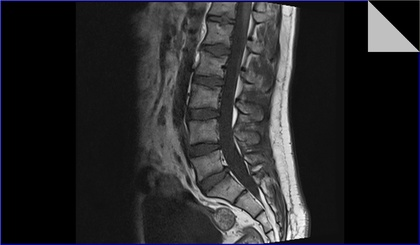
%> input picture Cervical/0B7E7411.jpg, 420 x 245 px, shrunk from 1275 x 745 before the run; its folder holds 4 pictures in this run
$ octave SVM_Train.m   (GNU Octave 9; MATLAB toolbox functions it lacks are replaced by stand-ins)
%> lines starting %> are read from the running program, lines starting %| are printed output that depends on the picture
### haralickTextureFeatures.m
function [x] = haralickTextureFeatures(coOcMat, xFeatures)
%Calculates all Haralick Features.
%
% Function call:
%   [x] = haralickTextureFeatures(coOcMat) calculates all 14 Haralick
%   Features
%	[x] = haralickTextureFeatures(coOcMat, xFeatures) calculates the
%	Haralick Features specified by xFeatures, the rest will be return as 0.
%	Use this for better legacy if you do not need all Haralick Features.
%
%
% Source:           http://haralick.org/journals/TexturalFeatures.pdf
%
%
% input:
%   'coOcMat'       Co-Occurence-Matrix,  which must be a [nxm] matrix,
%                   see matlab documentation glcm
%   'xFeatures'     (optional) - Feature(s), which should be calculated
%
% output:
%   'x' - [vector with the following feature(s):
%               x(1)  Angular Second Moment (Energy) [checked]
%               x(2)  Contrast [checked]
%               x(3)  Correlation [checked]
%               x(4)  Variance [checked]
%               x(5)  Inverse Difference Moment (Homogeneity) [checked]
%               x(6)  Sum Average [checked]
%               x(7)  Sum Variance [approxemitly (cut out zeros)]
%               x(8)  Sum Entropy [checked]
%               x(9)  Entropy [cut out zeros]
%               x(10) Difference Variance [approxemitly]
%               x(11) Difference Entropy [checked]
%               x(12) Information Measure of Correlation I [checked]
%               x(13) Information Measure of Correlation II [approxemitly]
%               x(14) Maximal Correlation Coefficient [no reference]
%
%
%
%   Example
%   ---------
%   %Load an image of M  atlab
%   I = imread('circuit.tif');
%
%	%Get the co occurence matrix (in Matlab called GLCM: Gray Level Co
%   %Occurence Matrix)
%   glcm = graycomatrix(I, 'offset', [0 1], 'Symmetric', true);
%
%	%calculate feature 4 (Variance), 5 (Inverse Difference Moment) and 6
%   %(Sum Average)
%   xFeatures = 4:6;
%   x = haralickTextureFeatures(glcm, 4:6);
%
%   %Get only the features you want
%   x = x( xFeatures )
%
%
% Notes:        If x14 Maximal Correlation Coefficient is complex then the
%               magnitude of MCC will be calculate.
%               See the haralick paper to understand the code.
%
% Info:         ver 1.1
%               - coOcMat will be checked if it is 2-dimensional
%               - Example code added
%               - more documentation
%               - fixed if-end polling (thanks to Ihsan Yassin)
%
% Author:       Rune Monzel, runemonzel(at)gmail.com
%
% See also graycomatrix, graycoprops.


% check input
if nargin == 1
    xFeatures = 1 : 14;
end

% check coOcMat for dimensions:
if ~(ismatrix(coOcMat))
    error(['\coOcMatInput must be a two dimensional matrix, '...
        'dimensional was %s.',ndims(coOcMat)']);
end

% initialize x
x = zeros(14,1);

% normalize glcm
coOcMat = coOcMat./sum(coOcMat(:));

%% Some pre-calculation:
% columns and rows
if sum(xFeatures == 2) == 1 | ... % Contrast
        sum(xFeatures == 3) == 1 | ... % Correlation
        sum(xFeatures == 4) == 1 | ... % Variance
        sum(xFeatures == 5) == 1 | ... % Inverse Difference Moment
        sum(xFeatures == 6) == 1 | ... % Sum Average
        sum(xFeatures == 7) == 1 | ... % Sum Variance
        sum(xFeatures == 8) == 1 | ... % Sum Entropy
        sum(xFeatures == 10) == 1 | ...% Difference Variance
        sum(xFeatures == 11) == 1 | ...% Difference Entropy
        sum(xFeatures == 14) == 1 % Maximal Correlation Coefficient
    sizecoOcMat = size(coOcMat);
    [col,row] = meshgrid(1:sizecoOcMat(1),1:sizecoOcMat(2));
end

% average and standarddeviation
if sum(xFeatures == 3) == 1 | ... % correlation
        sum(xFeatures == 10) == 1 % difference variance


    rowMean =  sum( row(:).*coOcMat(:) );
    colMean = sum( col(:).*coOcMat(:) );
    rowStd = sqrt( sum( (row(:)-rowMean).^2 .* coOcMat(:) ) );
    colStd = sqrt( sum( (col(:)-colMean).^2 .* coOcMat(:) ) );
end

% sum of rows p_y(i) und sum of columns p_x(j)
if sum(xFeatures == 12) == 1 |...% Information Measures of Correlation I
        sum(xFeatures == 13) == 1|... % Information Measures of Correlation II
        sum(xFeatures == 14) == 1 % Maximal Correlation Coefficient

    rowCoOcMat = sum(coOcMat,2); %sum of rows p_y(i)
    colCoOcMat = sum(coOcMat); %sum of columns p_x(i)
end

% p_x+y
if sum(xFeatures == 6)==1 |... % Sum Average
        sum(xFeatures == 7)==1 |... % Sum Variance
        sum(xFeatures == 8)==1 % Sum Entropy

    start = -(sizecoOcMat(1) -1);
    stop = sizecoOcMat(1) -1;

    % Rotate Matrix 90
    coOcMat90 = rot90(coOcMat);

    % Initilisiere p_x+y
    p_XplusY = zeros((2*sizecoOcMat(1))-1,1);

    k = 1;
    for index = start : stop
        p_XplusY(k) = sum( diag(coOcMat90,index) );
        k = k + 1;
    end
end

% Initialize  p_x-y
if sum(xFeatures == 10)==1 |... % Difference Variance
        sum(xFeatures == 11)==1 % Difference Entropy

    start = 1;
    stop = sizecoOcMat(1)-1;

    % Initialize p_XminusY
    p_XminusY = zeros(sizecoOcMat(1),1);
    p_XminusY(1) = sum (diag(coOcMat,0) );

    k = 2;
    for index = start : stop
        p_XminusY(k) = sum( [diag(coOcMat,index);
            diag(coOcMat,-index)] );
        k = k + 1;
    end
end


%% Haralick Feature Calculations
for f = xFeatures
    switch f
        case 1 % Energy (Angular Second Moment)
            x(1) = sum( coOcMat(:).^2 );

        case 2  % Contrast
            matrix = ( abs(row - col).^2 ) .* coOcMat;
            x(2) = sum( matrix(:) );

        case 3  % Correlation
            zaehler = sum ((row(:) - rowMean) .*...
                (col(:) - colMean) .*  coOcMat(:));
            denominator = rowStd * colStd;
            x(3) = zaehler/denominator;

        case 4 % Variance
            x(4) = sum( (row(:)-mean(coOcMat(:))).^2 .*coOcMat(:) );

        case 5 % Inverse Difference Moment
            x(5) = sum( coOcMat(:) ./ ( 1+ (row(:)-col(:)).^2 ) );

        case 6 % Sum Average
            x(6) = sum( (2:(2*sizecoOcMat(1)))' .* p_XplusY );

        case 7 % Sum Variance
            x(8) = - sum( p_XplusY(p_XplusY~=0) .* ...
                log(p_XplusY(p_XplusY~=0)) );

            x(7) = sum( ((2:(2*sizecoOcMat(1)))' -...
                x(12)).^2 .* p_XplusY  );

        case 8 % Sum Entropy
            if ~x(8) % if it is not calculate in case 7
                x(8) = - sum( p_XplusY(p_XplusY~=0) .*...
                    log(p_XplusY(p_XplusY~=0)) );
            end

        case 9 % Entropy
            x(9) = - sum( coOcMat(coOcMat~=0) .*...
                log2(coOcMat(coOcMat~=0)) );

        case 10 % Difference Variance
            x(10) = sum( ((0:sizecoOcMat(1)-1)' -...
                mean(p_XminusY)).^2 .* p_XminusY);

        case 11 % Difference Entropy
            x(11) = - sum( p_XminusY(p_XminusY~=0) .*...
                log(p_XminusY(p_XminusY~=0)) );

        case 12 % Information Measures of Correlation I

            x(9) = - sum( coOcMat(coOcMat~=0) .*...
                log2(coOcMat(coOcMat~=0)) );

            % Cuto out all zeros:
            logrc  = log2( rowCoOcMat*colCoOcMat ); % 256x1 * 1x256
            %Matrixmultiplication
            logrc(logrc == -Inf) = 0; % cut out Inf
            HXY1 = - sum( coOcMat(:).* logrc(:) ); %product of elements
            % between co-occurence-matrix and the logarithmetic matrix
            numerator = x(9) - HXY1;

            % calculate off HX, Entropy of sum of columns
            logc = log2(colCoOcMat);
            logc(logc==-Inf) = 0;
            HX = - sum( colCoOcMat .* logc );

            % calculate off HY, Entropy of sum of columns
            logr = log2( rowCoOcMat );
            logr(logr==-Inf) = 0;
            HY = - sum( rowCoOcMat .* logr );

            % max value
            denominator = max([HX HY]);
            x(12) = numerator / denominator;

        case 13 % Information Measures of Correlation II
            if x(9)
                x(9) = - sum( coOcMat(coOcMat~=0) .*...
                    log2(coOcMat(coOcMat~=0)) );
            end
            logrc  = log2( rowCoOcMat*colCoOcMat ); % 256x1 * 1x256
            %Matrixmultiplication
            logrc(logrc == -Inf) = 0;
            HXY2 = - sum( sum( (rowCoOcMat * colCoOcMat) .* logrc ));
            x(13) =  (  ( 1 - exp(-2*(HXY2 - x(9))) )  ).^(1/2);

        case 14 % Maximal Correlation Coefficient

            % Initialise Q
            Q = zeros(sizecoOcMat(1),sizecoOcMat(2));

            for i = 1 : sizecoOcMat(1)
                Q(i,:) = ( coOcMat(i,:)./rowCoOcMat(i) ) .*...
                    sum( coOcMat(i,:).*colCoOcMat );
            end

            % cut out nans
            Q(isnan(Q)) = 0;

            eigenvec = eig(Q);

            % Find largest eigenvec and delete
            eigenvec(eigenvec==max(eigenvec))=[];

            % Sqrt of second largest eigenvec
            x(14) = sqrt( max(eigenvec) );

            % calculate magnitude of Maximal Correlation Coefficient
            if imag(x(14))
                x(14) = abs(x(14));
            end

    end
end
end

### SVM_Train.m
imagefiles=dir('D:\Matlab 2017\bin\Dataset\Cervical\*.jpg');
nfiles = length(imagefiles);    % Number of files found
features=zeros(1,14);
for i=1:nfiles
   currentfilename = strcat('D:\Matlab 2017\bin\Dataset\Cervical\',imagefiles(i).name);
   currentimage = imread(currentfilename);
%> currentimage is the input picture: size 245x420x3 uint8; mean R, G, B 39.1, 39, 41
   gray=rgb2gray(currentimage);
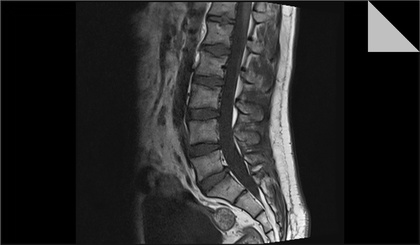
%> gray: size 245x420 uint8; min 0, max 255, mean 39.3
   glcm=graycomatrix(gray, 'offset', [0 1], 'Symmetric', true);
%> glcm = [125972 2050 404 45 9 51 0 0; 2050 23458 3639 499 152 48 28 0; 404 3639 14214 2468 354 145 43 1; 45 499 2468 6390 913 290 111 9; 9 152 354 913 1510 795 253 26; 51 48 145 290 795 2176 973 72; 0 28 43 111 253 973 4208 182; 0 0 1 9 26 72 182 262]
   feature_vector=haralickTextureFeatures(glcm,1:14);
%> in haralickTextureFeatures, `coOcMat = coOcMat./sum(coOcMat(:));`: coOcMat = [0.614 0.00998 0.00197 0.000219 4.38e-05 0.000248 0 0; 0.00998 0.114 0.0177 0.00243 0.00074 0.000234 0.000136 0; 0.00197 0.0177 0.0692 0.012 0.00172 0.000706 0.000209 4.87e-06; 0.000219 0.00243 0.012 0.0311 0.00445 0.00141 0.000541 4.38e-05; 4.38e-05 0.00074 0.00172 0.00445 0.00735 0.00387 0.00123 0.000127; 0.000248 0.000234 0.000706 0.00141 0.00387 0.0106 0.00474 0.000351; 0 0.000136 0.000209 0.000541 0.00123 0.00474 0.0205 0.000886; 0 0 4.87e-06 4.38e-05 0.000127 0.000351 0.000886 0.00128]
%> in haralickTextureFeatures, `rowMean =  sum( row(:).*coOcMat(:) );`: rowMean = 1.89
%> in haralickTextureFeatures, `rowStd = sqrt( sum( (row(:)-rowMean).^2 .* coOcMat(:) ) );`: rowStd = 1.5
%> in haralickTextureFeatures, `rowCoOcMat = sum(coOcMat,2);`: rowCoOcMat = [0.626; 0.146; 0.104; 0.0522; 0.0195; 0.0222; 0.0282; 0.00269]
%> in haralickTextureFeatures, `colCoOcMat = sum(coOcMat);`: colCoOcMat = [0.626 0.146 0.104 0.0522 0.0195 0.0222 0.0282 0.00269]
%> in haralickTextureFeatures, `coOcMat90 = rot90(coOcMat);`: coOcMat90 = [0 0 4.87e-06 4.38e-05 0.000127 0.000351 0.000886 0.00128; 0 0.000136 0.000209 0.000541 0.00123 0.00474 0.0205 0.000886; 0.000248 0.000234 0.000706 0.00141 0.00387 0.0106 0.00474 0.000351; 4.38e-05 0.00074 0.00172 0.00445 0.00735 0.00387 0.00123 0.000127; 0.000219 0.00243 0.012 0.0311 0.00445 0.00141 0.000541 4.38e-05; 0.00197 0.0177 0.0692 0.012 0.00172 0.000706 0.000209 4.87e-06; 0.00998 0.114 0.0177 0.00243 0.00074 0.000234 0.000136 0; 0.614 0.00998 0.00197 0.000219 4.38e-05 0.000248 0 0]
%> after the loop in haralickTextureFeatures, `for index = start : stop`: p_XplusY = [0.614; 0.02; 0.118; 0.0359; 0.0742; 0.026; 0.035; 0.0106; 0.0106; 0.00884; 0.0132; 0.00973; 0.0212; 0.00177; 0.00128]
%> after the loop in haralickTextureFeatures, `for index = start : stop`: p_XminusY = [0.868; 0.107; 0.0182; 0.00467; 0.00106; 0.000779; 0; 0]
%> the loop in haralickTextureFeatures, `for f = xFeatures` made 14 passes
%> (HXY1, numerator, HX, HY, denominator) on pass 12: (3.58, -1.16, 1.79, 1.79, 1.79)
%> (zaehler, denominator) on pass 3: (2.13, 2.26)
%> after the loop in haralickTextureFeatures, `for f = xFeatures`: Q = [0.378 0.00615 0.00121 0.000135 2.7e-05 0.000153 0 0; 0.00171 0.0195 0.00303 0.000415 0.000127 3.99e-05 2.33e-05 0; 0.000222 0.002 0.0078 0.00135 0.000194 7.95e-05 2.36e-05 5.49e-07; 1.47e-05 0.000163 0.000804 0.00208 0.000298 9.45e-05 3.62e-05 2.93e-06; 1.82e-06 3.07e-05 7.15e-05 0.000185 0.000305 0.000161 5.11e-05 5.25e-06; 8.76e-06 8.25e-06 2.49e-05 4.98e-05 0.000137 0.000374 0.000167 1.24e-05; 0 3.77e-06 5.79e-06 1.49e-05 3.4e-05 0.000131 0.000566 2.45e-05; 0 0 7.52e-08 6.77e-07 1.95e-06 5.41e-06 1.37e-05 1.97e-05]; eigenvec = [0.02; 0.00748; 0.00193; 0.000671; 0.000372; 0.000168; 1.91e-05]; logrc = [-1.35 -3.46 -3.95 -4.93 -6.35 -6.17 -5.82 -9.21; -3.46 -5.56 -6.05 -7.04 -8.46 -8.28 -7.93 -11.32; -3.95 -6.05 -6.54 -7.53 -8.95 -8.77 -8.42 -11.81; -4.93 -7.04 -7.53 -8.52 -9.94 -9.75 -9.4 -12.8; -6.35 -8.46 -8.95 -9.94 -11.35 -11.17 -10.82 -14.22; -6.17 -8.28 -8.77 -9.75 -11.17 -10.99 -10.64 -14.03; -5.82 -7.93 -8.42 -9.4 -10.82 -10.64 -10.29 -13.69; -9.21 -11.32 -11.81 -12.8 -14.22 -14.03 -13.69 -17.08]; matrix = [0 0.00998 0.00787 0.00197 0.000701 0.00621 0 0; 0.00998 0 0.0177 0.00972 0.00666 0.00374 0.00341 0; 0.00787 0.0177 0 0.012 0.0069 0.00636 0.00335 0.000122; 0.00197 0.00972 0.012 0 0.00445 0.00565 0.00487 0.000701; 0.000701 0.00666 0.0069 0.00445 0 0.00387 0.00493 0.00114; 0.00621 0.00374 0.00636 0.00565 0.00387 0 0.00474 0.0014; 0 0.00341 0.00335 0.00487 0.00493 0.00474 0 0.000886; 0 0 0.000122 0.000701 0.00114 0.0014 0.000886 0]; x = [0.397; 0.259; 0.943; 5.76; 0.926; 3.77; 23.01; 1.5; 2.42; 0.233; 0.473; -0.649; 0.95; 0.141]
%> feature_vector has the same summary as x in haralickTextureFeatures
   features=[features;feature_vector'];
%> features = 14 columns, first 8: [0 0 0 0 0 0 0 0; 0.397 0.259 0.943 5.76 0.926 3.77 23.01 1.5]
end
%> pass 2 of the loop `for i=1:nfiles`:
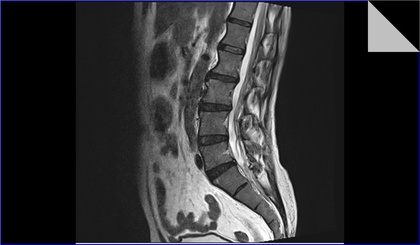
%> input picture Cervical/0B7ED5A9.jpg, 420 x 245 px, shrunk from 1275 x 745 before the run
%> currentimage is the input picture: size 245x420x3 uint8; mean R, G, B 47.1, 47.1, 48.9
%> `gray=rgb2gray(currentimage);`:
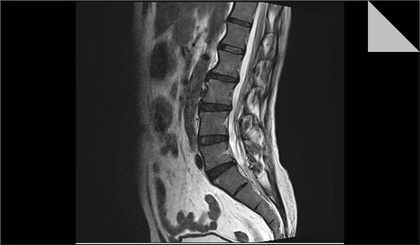
%> gray: size 245x420 uint8; min 0, max 255, mean 47.3
%> glcm = [124704 2272 490 86 31 56 0 0; 2272 13560 3419 461 108 97 49 0; 490 3419 15680 3084 441 147 91 14; 86 461 3084 6392 1632 363 156 41; 31 108 441 1632 3114 961 265 90; 56 97 147 363 961 2184 1098 240; 0 49 91 156 265 1098 5374 777; 0 0 14 41 90 240 777 1364]
%> the loop in haralickTextureFeatures (call 2), `for f = xFeatures` made 14 passes
%> (HXY1, numerator, HX, HY, denominator) on pass 12: (3.81, -1.17, 1.9, 1.9, 1.9)
%> feature_vector = [0.383; 0.338; 0.945; 7.28; 0.909; 4.14; 29.06; 1.6; 2.63; 0.302; 0.548; -0.617; 0.951; 0.109]
%> features = 14 columns, first 8: [0 0 0 0 0 0 0 0; 0.397 0.259 0.943 5.76 0.926 3.77 23.01 1.5; 0.383 0.338 0.945 7.28 0.909 4.14 29.06 1.6]
%> pass 3 of the loop `for i=1:nfiles`:
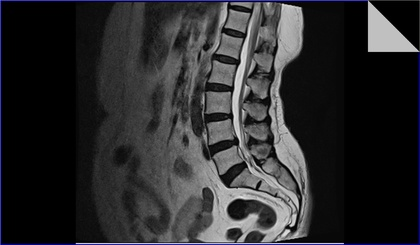
%> input picture Cervical/0B7F1552.jpg, 420 x 245 px, shrunk from 1275 x 745 before the run
%> currentimage is the input picture: size 245x420x3 uint8; mean R, G, B 43.8, 43.8, 45.7
%> `gray=rgb2gray(currentimage);`:
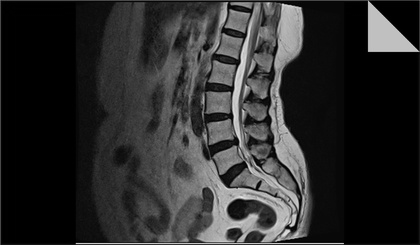
%> gray: size 245x420 uint8; min 0, max 234, mean 44
%> glcm = [110984 2488 686 145 39 57 0 0; 2488 29396 2948 482 190 45 27 0; 686 2948 12808 2394 407 165 44 0; 145 482 2394 9224 1786 335 78 1; 39 190 407 1786 4266 1283 153 0; 57 45 165 335 1283 6560 656 3; 0 27 44 78 153 656 3230 8; 0 0 0 1 0 3 8 2]
%> feature_vector = [0.322; 0.284; 0.943; 6.76; 0.921; 4.15; 27; 1.67; 2.71; 0.255; 0.498; -0.646; 0.961; 0.166]
%> features = 14 columns, first 8: [0 0 0 0 0 0 0 0; 0.397 0.259 0.943 5.76 0.926 3.77 23.01 1.5; 0.383 0.338 0.945 7.28 0.909 4.14 29.06 1.6; 0.322 0.284 0.943 6.76 0.921 4.15 27 1.67]
%> the loop made 4 passes; the first 3 are shown
imagefiles=dir('D:\Matlab 2017\bin\Dataset\Lumbar\*.jpg');
mfiles = length(imagefiles);    % Number of files found
%> mfiles = 0
for i=1:mfiles
   currentfilename = strcat('D:\Matlab 2017\bin\Dataset\Lumbar\',imagefiles(i).name);
   currentimage = imread(currentfilename);
   gray=rgb2gray(currentimage);
   glcm= graycomatrix(gray, 'offset', [0 1], 'Symmetric', true);
   feature_vector=haralickTextureFeatures(glcm,1:14);
   features=[features;feature_vector'];
end
features(1:1,:)=[];
group = [ones(nfiles,1) ;-1*ones(mfiles,1)];
SVMStruct = fitcsvm(features, group);
save('SVMStruct');
